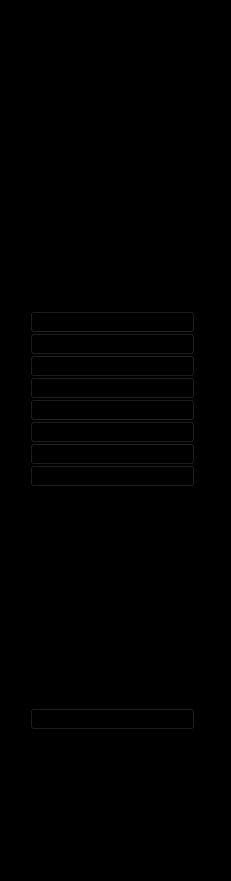
   <widget class="QWidget" name="icons" native="true">
    <property name="geometry">
     <rect>
      <x>0</x>
      <y>0</y>
      <width>231</width>
      <height>881</height>
     </rect>
    </property>
    <property name="styleSheet">
     <string notr="true">QWidget{
	background-color: rgb(0, 0, 0);
}</string>
    </property>
    <widget class="QWidget" name="layoutWidget">
     <property name="geometry">
      <rect>
       <x>30</x>
       <y>90</y>
       <width>175</width>
       <height>863</height>
      </rect>
     </property>
     <layout class="QVBoxLayout" name="verticalLayout_2">
      <property name="spacing">
       <number>0</number>
      </property>
      <property name="rightMargin">
       <number>10</number>
      </property>
      <item>
       <layout class="QVBoxLayout" name="verticalLayout">
        <property name="spacing">
         <number>0</number>
        </property>
        <item>
         <widget class="QPushButton" name="btn_home">
          <property name="autoFillBackground">
           <bool>false</bool>
          </property>
          <property name="text">
           <string/>
          </property>
          <property name="icon">
           <iconset>
            <normaloff>../res/home3.png</normaloff>../res/home3.png</iconset>
          </property>
          <property name="iconSize">
           <size>
            <width>80</width>
            <height>77</height>
           </size>
          </property>
         </widget>
        </item>
        <item>
         <widget class="QPushButton" name="btn_users">
          <property name="autoFillBackground">
           <bool>false</bool>
          </property>
          <property name="text">
           <string/>
          </property>
          <property name="icon">
           <iconset>
            <normaloff>../res/users4.jpg</normaloff>../res/users4.jpg</iconset>
          </property>
          <property name="iconSize">
           <size>
            <width>80</width>
            <height>80</height>
           </size>
          </property>
         </widget>
        </item>
        <item>
         <widget class="QPushButton" name="btn_querys">
          <property name="autoFillBackground">
           <bool>false</bool>
          </property>
          <property name="text">
           <string/>
          </property>
          <property name="icon">
           <iconset>
            <normaloff>../res/querys3.png</normaloff>../res/querys3.png</iconset>
          </property>
          <property name="iconSize">
           <size>
            <width>80</width>
            <height>80</height>
           </size>
          </property>
         </widget>
        </item>
        <item>
         <widget class="QPushButton" name="btn_restaurants">
          <property name="autoFillBackground">
           <bool>false</bool>
          </property>
          <property name="text">
           <string/>
          </property>
          <property name="icon">
           <iconset>
            <normaloff>../res/restaurants4.png</normaloff>../res/restaurants4.png</iconset>
          </property>
          <property name="iconSize">
           <size>
            <width>80</width>
            <height>80</height>
           </size>
          </property>
         </widget>
        </item>
        <item>
         <widget class="QPushButton" name="btn_dishes">
          <property name="autoFillBackground">
           <bool>false</bool>
          </property>
          <property name="text">
           <string/>
          </property>
          <property name="icon">
           <iconset>
            <normaloff>../res/dish3.png</normaloff>../res/dish3.png</iconset>
          </property>
          <property name="iconSize">
           <size>
            <width>80</width>
            <height>80</height>
           </size>
          </property>
         </widget>
        </item>
        <item>
         <widget class="QPushButton" name="btn_delivery">
          <property name="autoFillBackground">
           <bool>false</bool>
          </property>
          <property name="text">
           <string/>
          </property>
          <property name="icon">
           <iconset>
            <normaloff>../res/delivery3.png</normaloff>../res/delivery3.png</iconset>
          </property>
          <property name="iconSize">
           <size>
            <width>80</width>
            <height>80</height>
           </size>
          </property>
         </widget>
        </item>
        <item>
         <widget class="QPushButton" name="btn_orders">
          <property name="autoFillBackground">
           <bool>false</bool>
          </property>
          <property name="text">
           <string/>
          </property>
          <property name="icon">
           <iconset>
            <normaloff>../res/orders3.png</normaloff>../res/orders3.png</iconset>
          </property>
          <property name="iconSize">
           <size>
            <width>80</width>
            <height>80</height>
           </size>
          </property>
         </widget>
        </item>
        <item>
         <widget class="QPushButton" name="btn_orderDetails">
          <property name="autoFillBackground">
           <bool>false</bool>
          </property>
          <property name="text">
           <string/>
          </property>
          <property name="icon">
           <iconset>
            <normaloff>../res/orderDetails3.png</normaloff>../res/orderDetails3.png</iconset>
          </property>
          <property name="iconSize">
           <size>
            <width>80</width>
            <height>80</height>
           </size>
          </property>
         </widget>
        </item>
       </layout>
      </item>
      <item>
       <widget class="QPushButton" name="btn_exit">
        <property name="autoFillBackground">
         <bool>false</bool>
        </property>
        <property name="text">
         <string/>
        </property>
        <property name="icon">
         <iconset>
          <normaloff>../res/exit.jpg</normaloff>../res/exit.jpg</iconset>
        </property>
        <property name="iconSize">
         <size>
          <width>80</width>
          <height>80</height>
         </size>
        </property>
       </widget>
      </item>
     </layout>
    </widget>
    <widget class="QLabel" name="label">
     <property name="geometry">
      <rect>
       <x>60</x>
       <y>10</y>
       <width>101</width>
       <height>71</height>
      </rect>
     </property>
     <property name="text">
      <string/>
     </property>
     <property name="pixmap">
      <pixmap>../res/logo3.png</pixmap>
     </property>
    </widget>
   </widget>
